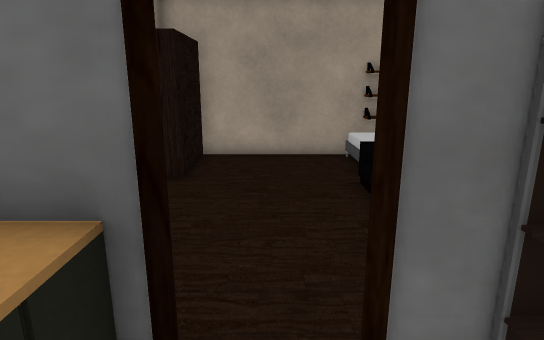
view 1 (above)

18 first-person views from a walk through a scene from a Unity 3-D project. The camera is 1.4 m above the floor, tilts 14° down and sees 75° across. The floor is counted in squares, 0.5 m on a side. Each view is taken from the middle of a square. On the plan, view 1 faces up. The plan holds only what a view shows up to about 20 squares ahead; the rest is blank. The player character is not drawn. Door leaves are left out, so doorways stand open. Some surface patterns are stand-ins.

view 2
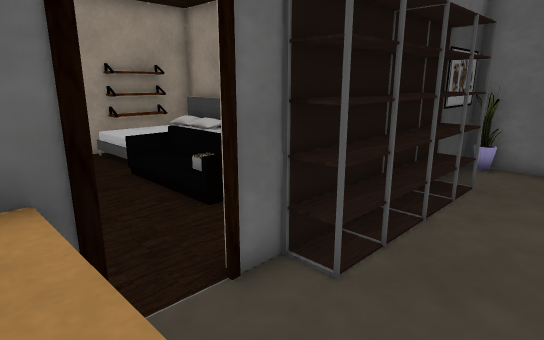

view 3
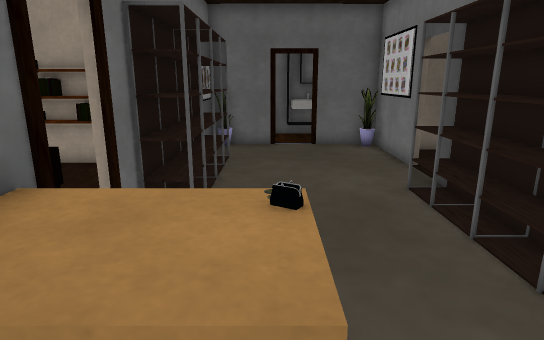

view 4
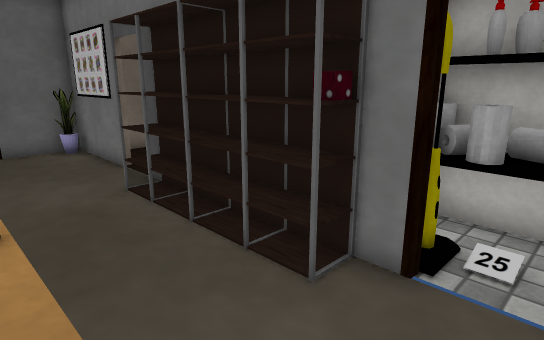

view 5
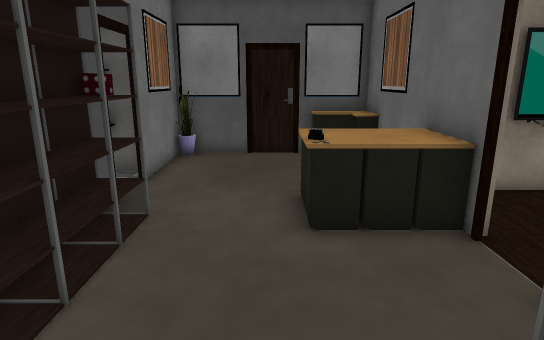

view 6
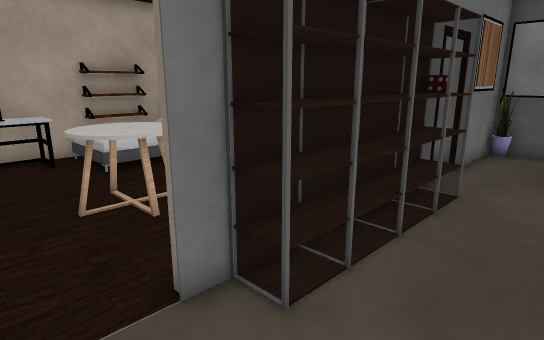

view 7
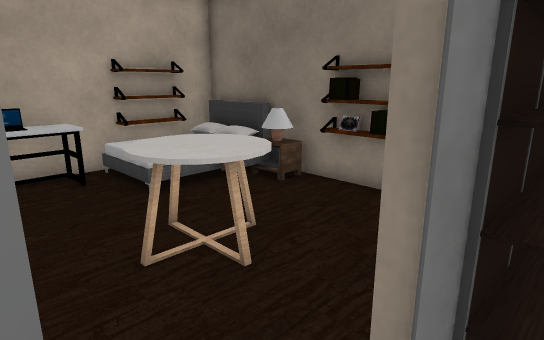

view 8
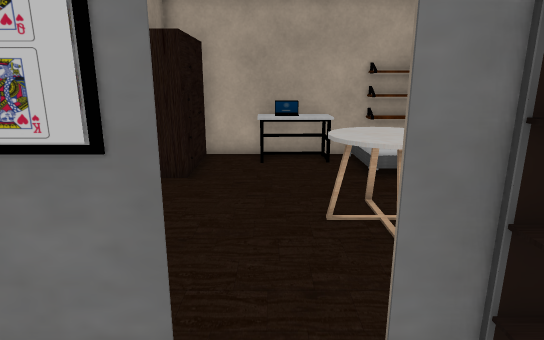

view 9
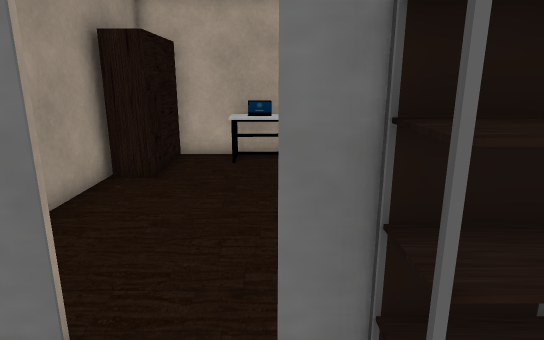

view 10
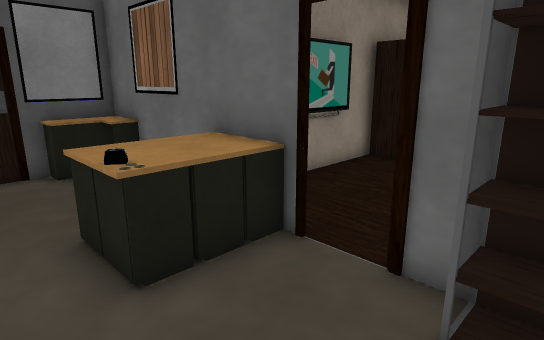

view 11
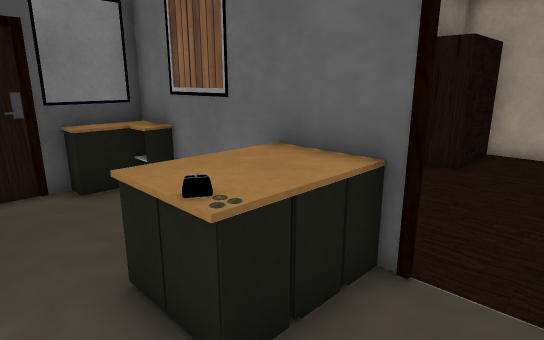

view 12
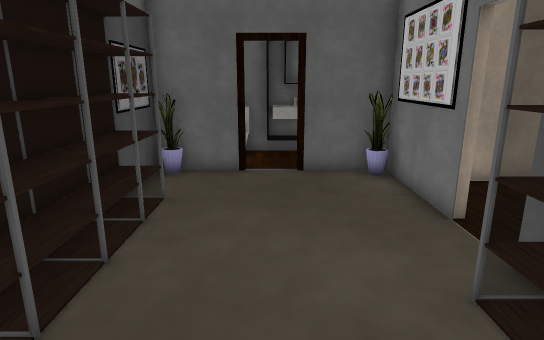

view 13
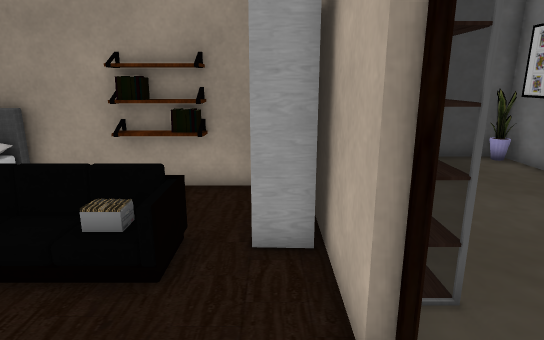

view 14
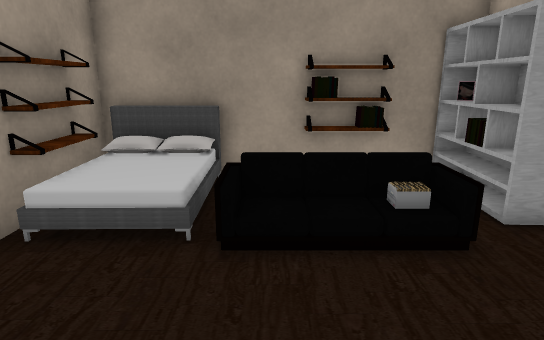

view 15
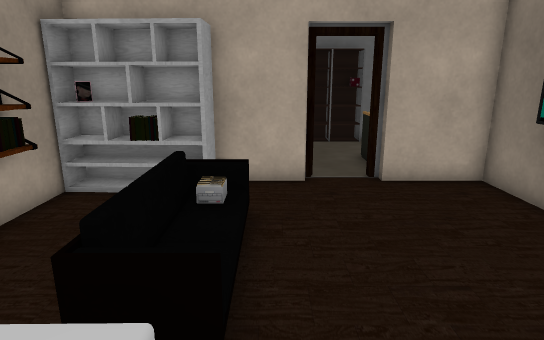

view 16
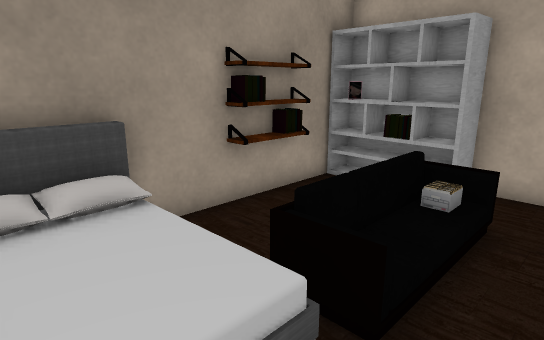

view 17
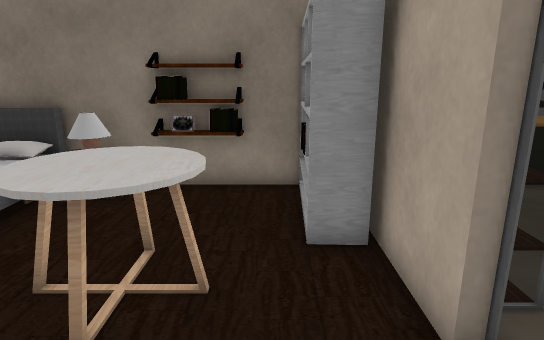

view 18
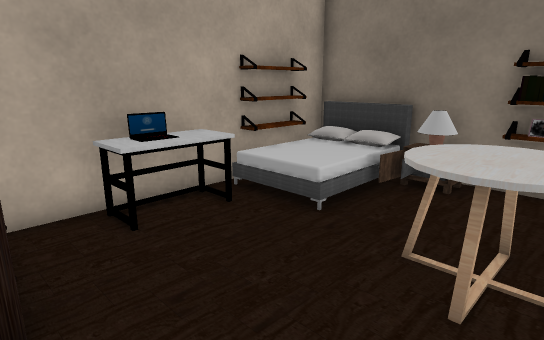

### Floor plan
Key: @ floor where view 1 was taken; # wall or solid block; x gap in a wall; . floor; D open door; = window, fence, low wall or low ledge; ^ raised ledge; S shelf; W wardrobe; B bed; F sofa; T table; L lamp; A laptop; O other object.
Columns run from 9 left of view 1 to 13 right of it. Each row starts with its distance up from view 1.
 14       ########S##
 13       W.....OSSS #
 12       W.....O    #
 11      #W.....OOOOB#
 10      #W..... F..##
  9      #......OF..##
  8      #......OF..##
  7      #......OF..##
  6      #......FF..##
  5      #..........##
  4      #.......SOSS#
  3 #########D###########
  2 ^^=  =^^=..=OOOOOO..#
  1 ^^.. .^^...  ...  ..#
  0 #.....^O=@..........D.
 -1 #...................D.=
 -2 #...................x.=
 -3 #...................#
 -4 #......=OOOOO=......#
 -5 ####DD########DDDD###
 -6    #####SOOS....DD.#
 -7       ## ..........#
 -8        #S...TTT....#
 -9        #S..TTTT....#
-10        #S...TTT....#
-11        #L..........#
-12        #L.........W#
-13        #BOOOO.....W#
-14        #    O..=..W
-15        #BSSSO^AA..W
-16        ###S########

Where each view was taken, in squares from view 1:
view 1: 0 up, 0 right, facing up
view 2: 1 down, 2 left, facing up-right
view 3: 0 up, 5 left, facing right
view 4: 0 up, 5 left, facing down-right
view 5: 1 down, 5 right, facing left
view 6: 1 down, 7 right, facing down-left
view 7: 4 down, 7 right, facing down-left
view 8: 2 down, 6 right, facing down
view 9: 2 down, 5 right, facing down
view 10: 2 down, 3 right, facing up-left
view 11: 2 down, 1 right, facing up-left
view 12: 1 down, 0 right, facing right
view 13: 4 up, 2 left, facing right
view 14: 9 up, 3 left, facing right
view 15: 13 up, 2 right, facing down
view 16: 13 up, 1 right, facing down-right
view 17: 7 down, 8 right, facing left
view 18: 8 down, 9 right, facing down-left
